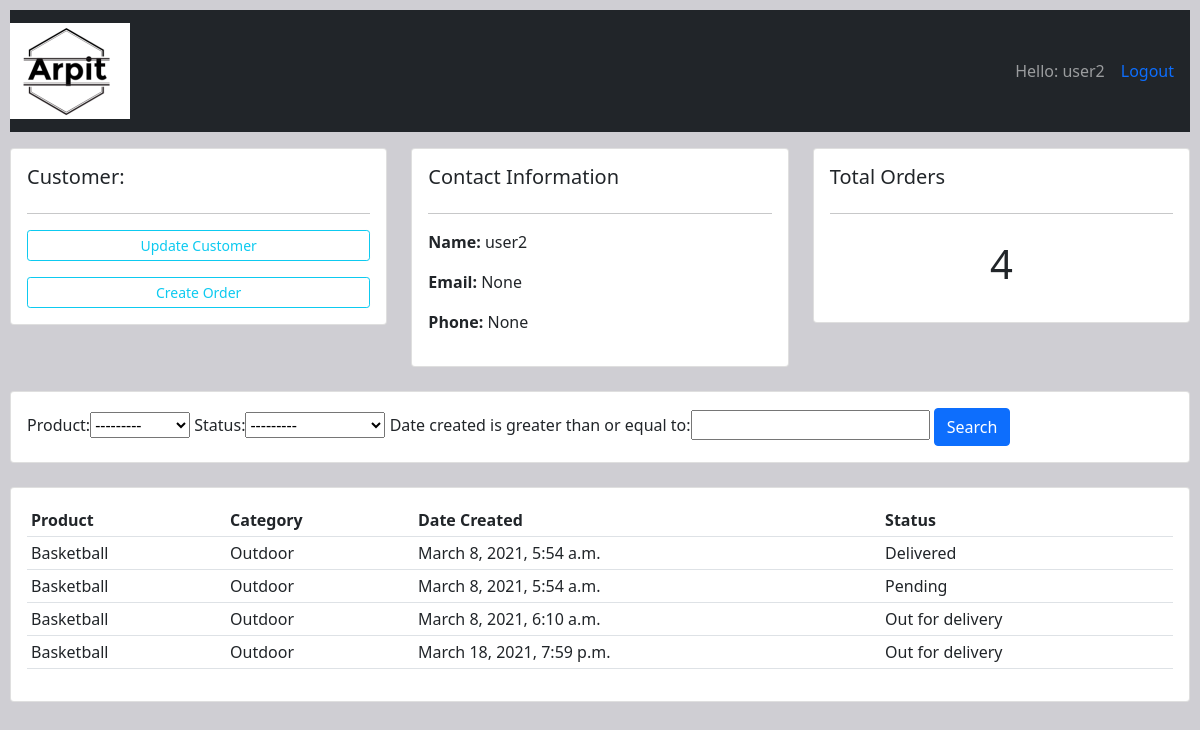
The app's page /customer/5 (signed in), older data.
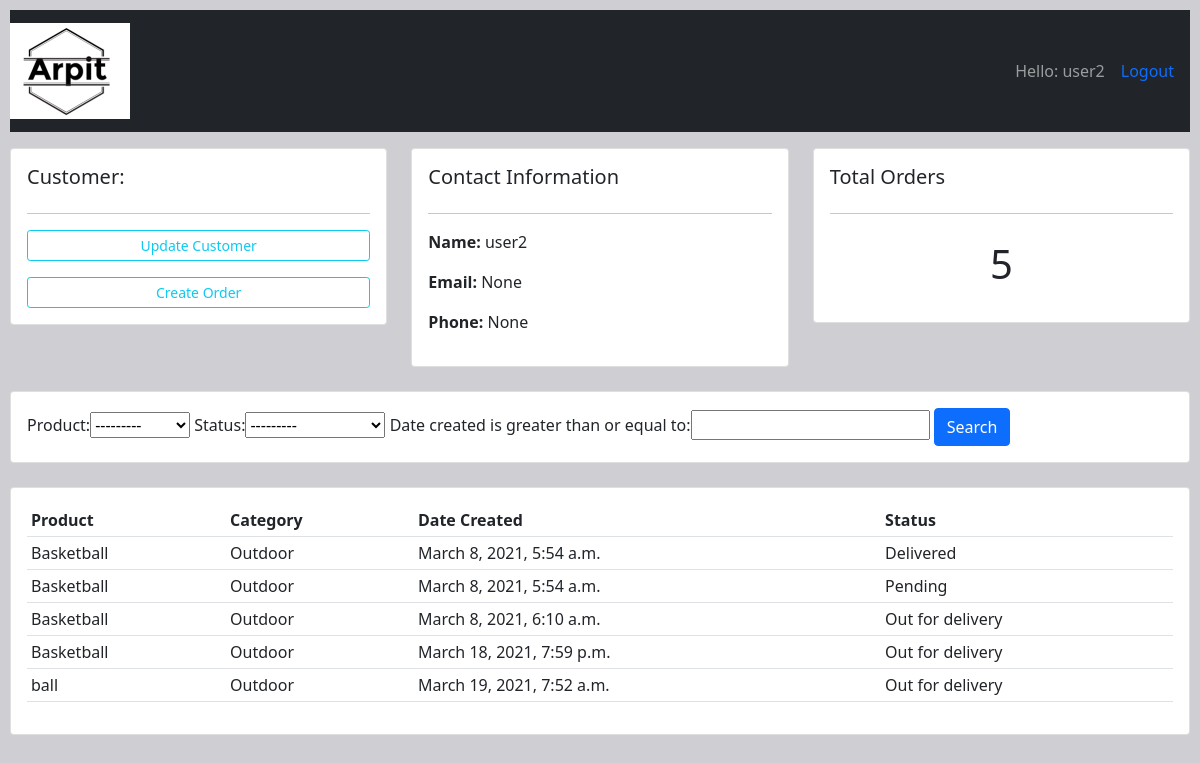
The same page, newer data.
### crm1/models.py (models this page shows, shortened)
class Customer(models.Model):
    user = models.OneToOneField(User, null=True, on_delete=models.CASCADE)
    name = models.CharField(max_length=250, null=True)
    phone = models.CharField(max_length=15, null=True)
    email = models.EmailField(max_length=50, null=True)
    date_created = models.DateTimeField(auto_now_add=True, null=True)
    profile_picture = models.ImageField(default='Arpit.png',null=True, blank=True)

class Order(models.Model):
    STATUS = (
        ('Pending', 'Pending'),
        ('Out for delivery', 'Out for delivery'),
        ('Delivered', 'Delivered'),
    )
    customer = models.ForeignKey(
        Customer, null=True, on_delete=models.SET_NULL)
    product = models.ForeignKey(Product, null=True, on_delete=models.SET_NULL)
    date_created = models.DateTimeField(auto_now_add=True, null=True)
    status = models.CharField(max_length=200, choices=STATUS)

class Product(models.Model):
    CATEGORY = (
        ('Indoor', 'Indoor'),
        ('Outdoor', 'Outdoor'),
    )
    name = models.CharField(max_length=250, null=True)
    price = models.FloatField(null=True)
    category = models.CharField(max_length=250, null=True, choices=CATEGORY)
    description = models.CharField(max_length=200, null=True, blank=True
                                   )
    date_created = models.DateTimeField(auto_now_add=True, null=True)
    tags = models.ManyToManyField(Tag)
    def __str__(self):
        return self.name

### crm1/views.py (the view)
# urls.py: re_path('customer/(?P<pk>\d+)$', views.customer, name='customer'),
@login_required(login_url='login')
def customer(request, pk):
    req_customer = Customer.objects.get(id=pk)
    order = req_customer.order_set.all()
    orderfilter = OrderFilter(request.GET, queryset=order)
    order = orderfilter.qs
    total_count = order.count()
    context = {"customer": req_customer, "order": order, "count": total_count,
               "orderfilter": orderfilter}
    return render(request, 'crm1/customer.html', context)

### crm1/templates/crm1/customer.html (shortened to what this page needs)
{% extends 'crm1/base.html' %}
{% block content %}
<div class="row">
	<div class="col-md">
		<div class="card card-body">
			<h5>Customer:</h5>
			<hr>
			<a class="btn btn-outline-info  btn-sm btn-block" href="{% url 'account_setting' %}">Update Customer</a>
			<a class="btn btn-outline-info  btn-sm btn-block" href="{% url 'create_order' customer.id%}">Create Order</a>
		</div>
	</div>
	<div class="col-md">
		<div class="card card-body">
			<h5>Contact Information</h5>
			<hr>
			<p> <b>Name: </b>  {{customer.name}}</p>
			<p> <b>Email:</b> {{customer.email}} </p>
			<p> <b>Phone:</b> {{customer.phone}} </p>
		</div>
	</div>
	<div class="col-md">
		<div class="card card-body">
			<h5>Total Orders</h5>
			<hr>
			<h1 style="text-align: center;padding: 10px">{{count}}</h1>
		</div>
	</div>
</div>
<br>
<div class="row">
	<div class="col">
		<div class="card card-body">
			<form method="get">
				{{orderfilter.form}}
				<button class="btn btn-primary" type="submit">Search</button>
			</form>
		</div>
	</div>
</div>
<br>
<div class="row">
	<div class="col-md">
		<div class="card card-body">
			<table class="table table-sm">
				<tr>
					<th>Product</th>
					<th>Category</th>
					<th>Date Created</th>
					<th>Status</th>
				</tr>
				{% for orders in order %}
				<tr>
					<td>{{orders.product.name}}</td>
					<td>{{orders.product.category}}</td>
					<td>{{orders.date_created}}</td>
					<td>{{orders.status}}</td>
				</tr>
				{% endfor %}
			</table>
		</div>
	</div>
</div>
{% endblock %}

### crm1/templates/crm1/base.html (shortened to what this page needs)
{% load static %}
<!DOCTYPE html>
<html>
<head>
<link href="https://cdn.jsdelivr.net/npm/bootstrap@5.0.0-beta2/dist/css/bootstrap.min.css" rel="stylesheet">
<link rel="stylesheet" href="{% static 'css/base.css' %}">
</head>
<body class="jumbotron">
{% include 'crm1/navbar.html' %}
{% block content %}
{% endblock %}
</body>
</html>

### crm1/templates/crm1/navbar.html (shortened to what this page needs)
{% load static %}
<nav class="navbar navbar-expand-lg navbar-dark bg-dark">
  <a class="navbar-brand" href="#">
    <img src="{% static 'media/Arpit.png'%}" alt="Navabar">
  </a>
  <span class="navbar-text">
    Hello: {{request.user}}
  </span>
   <span>
    <a class="nav-link" href="{% url 'logout' %}">Logout</a>
   </span>
</nav>

### crm1/static/css/base.css (style rules this page uses)
body { background-color:#CFCED3; margin: 10px 10px 10px 10px; }

Row changes from the older to the newer data that the page shows:
added Order: product.name "ball", product.category "Outdoor", date_created "March 19, 2021, 7:52 a.m.", status "Out for delivery"
Text that changed along with them:
{{ count }}: "4" → "5"
